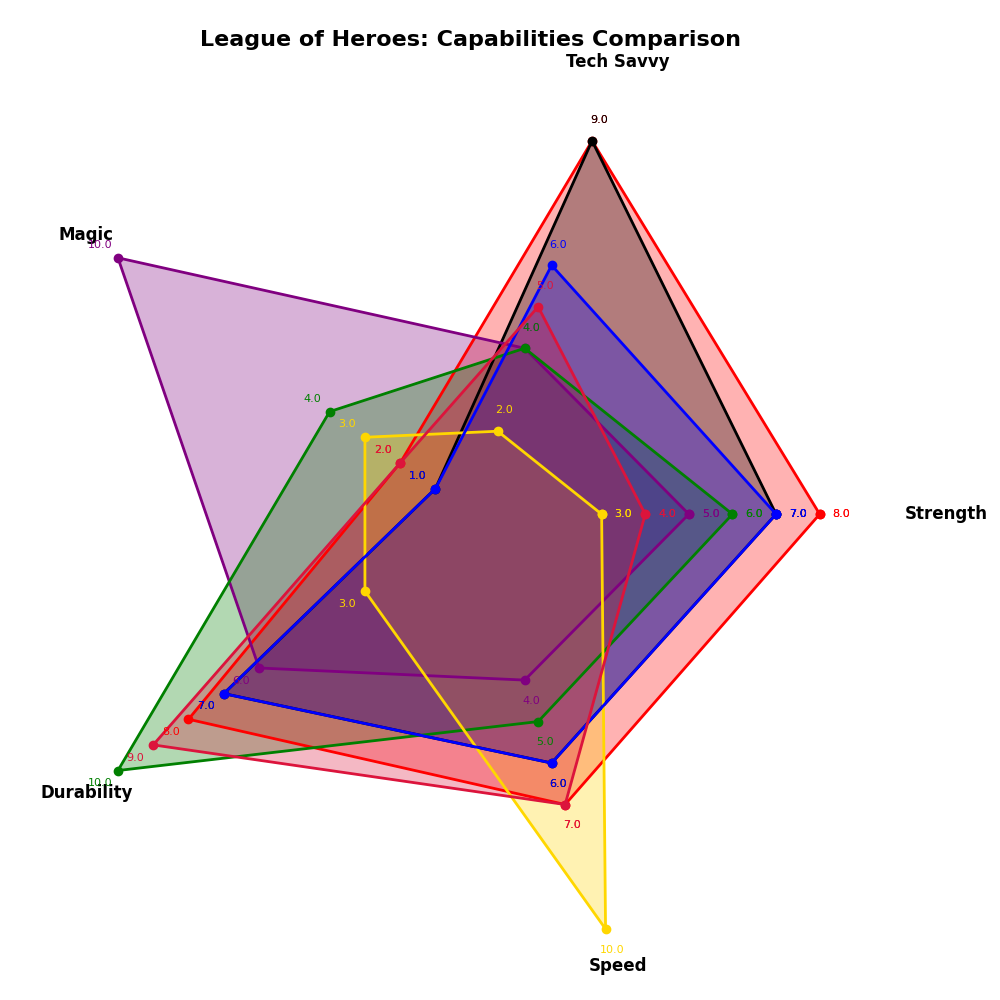

Recreate this plot in Python.
import matplotlib.pyplot as plt
import numpy as np

superheroes = [
    "Iron Avenger", "Dark Knight", "Scarlet Witch", 
    "Green Guardian", "Fastest Man", "Blue Thunder", "Crimson Defender"
]
categories = ["Strength", "Tech Savvy", "Magic", "Durability", "Speed"]

capabilities = np.array([
    [8, 9, 2, 8, 7],
    [7, 9, 1, 7, 6],
    [5, 4, 10, 6, 4],
    [6, 4, 4, 10, 5],
    [3, 2, 3, 3, 10],
    [7, 6, 1, 7, 6],  # Blue Thunder
    [4, 5, 2, 9, 7]   # Crimson Defender
])

num_vars = len(categories)
angles = np.linspace(0, 2 * np.pi, num_vars, endpoint=False).tolist()
angles += angles[:1]

fig, ax = plt.subplots(figsize=(10, 10), subplot_kw=dict(polar=True))

colors = ["#FF0000", "#000000", "#800080", "#008000", "#FFD700", "#0000FF", "#DC143C"]

for idx, (data, color) in enumerate(zip(capabilities, colors)):
    data = np.concatenate((data, [data[0]]))
    ax.fill(angles, data, color=color, alpha=0.3)
    ax.plot(angles, data, linewidth=2, linestyle='solid', marker='o', color=color)
    for angle, val in zip(angles, data):
        ax.text(angle, val + 0.5, f'{val:.1f}', horizontalalignment='center', verticalalignment='center', fontsize=8, color=color)

ax.set_xticks(angles[:-1])
ax.set_xticklabels(categories, fontsize=12, fontweight='bold')

ax.set_yticks(range(1, 11))
ax.set_yticklabels([])
ax.yaxis.grid(False)
ax.xaxis.grid(False)

ax.set_frame_on(False)
ax.set_title("League of Heroes: Capabilities Comparison", fontsize=16, fontweight='bold', va='bottom')

ax.set_facecolor('#f0f0f0')

plt.tight_layout()
plt.show()
